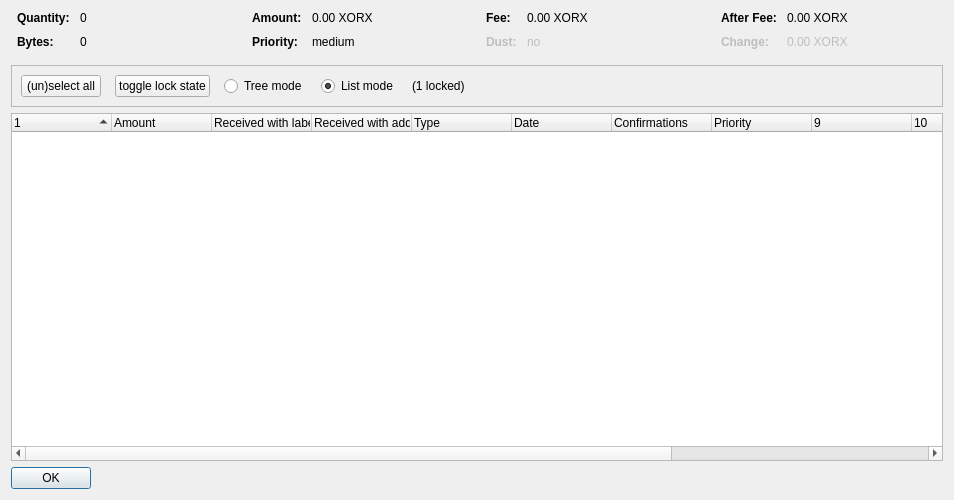
<?xml version="1.0" encoding="UTF-8"?>
<ui version="4.0">
 <class>CoinControlDialog</class>
 <widget class="QDialog" name="CoinControlDialog">
  <property name="geometry">
   <rect>
    <x>0</x>
    <y>0</y>
    <width>954</width>
    <height>500</height>
   </rect>
  </property>
  <property name="windowTitle">
   <string>Coin Selection</string>
  </property>
  <layout class="QVBoxLayout" name="verticalLayout">
   <item>
    <layout class="QHBoxLayout" name="horizontalLayoutTop" stretch="0,0,0,0">
     <property name="topMargin">
      <number>0</number>
     </property>
     <property name="bottomMargin">
      <number>10</number>
     </property>
     <item>
      <layout class="QFormLayout" name="formLayoutCoinControl1">
       <property name="horizontalSpacing">
        <number>10</number>
       </property>
       <property name="verticalSpacing">
        <number>10</number>
       </property>
       <property name="leftMargin">
        <number>6</number>
       </property>
       <property name="rightMargin">
        <number>6</number>
       </property>
       <item row="0" column="0">
        <widget class="QLabel" name="labelCoinControlQuantityText">
         <property name="font">
          <font>
           <weight>75</weight>
           <bold>true</bold>
          </font>
         </property>
         <property name="text">
          <string>Quantity:</string>
         </property>
        </widget>
       </item>
       <item row="0" column="1">
        <widget class="QLabel" name="labelCoinControlQuantity">
         <property name="cursor">
          <cursorShape>IBeamCursor</cursorShape>
         </property>
         <property name="contextMenuPolicy">
          <enum>Qt::ActionsContextMenu</enum>
         </property>
         <property name="text">
          <string notr="true">0</string>
         </property>
         <property name="textInteractionFlags">
          <set>Qt::LinksAccessibleByMouse|Qt::TextSelectableByKeyboard|Qt::TextSelectableByMouse</set>
         </property>
        </widget>
       </item>
       <item row="1" column="0">
        <widget class="QLabel" name="labelCoinControlBytesText">
         <property name="font">
          <font>
           <weight>75</weight>
           <bold>true</bold>
          </font>
         </property>
         <property name="text">
          <string>Bytes:</string>
         </property>
        </widget>
       </item>
       <item row="1" column="1">
        <widget class="QLabel" name="labelCoinControlBytes">
         <property name="cursor">
          <cursorShape>IBeamCursor</cursorShape>
         </property>
         <property name="contextMenuPolicy">
          <enum>Qt::ActionsContextMenu</enum>
         </property>
         <property name="text">
          <string notr="true">0</string>
         </property>
         <property name="textInteractionFlags">
          <set>Qt::LinksAccessibleByMouse|Qt::TextSelectableByKeyboard|Qt::TextSelectableByMouse</set>
         </property>
        </widget>
       </item>
      </layout>
     </item>
     <item>
      <layout class="QFormLayout" name="formLayoutCoinControl2">
       <property name="horizontalSpacing">
        <number>10</number>
       </property>
       <property name="verticalSpacing">
        <number>10</number>
       </property>
       <property name="leftMargin">
        <number>6</number>
       </property>
       <property name="rightMargin">
        <number>6</number>
       </property>
       <item row="0" column="0">
        <widget class="QLabel" name="labelCoinControlAmountText">
         <property name="font">
          <font>
           <weight>75</weight>
           <bold>true</bold>
          </font>
         </property>
         <property name="text">
          <string>Amount:</string>
         </property>
        </widget>
       </item>
       <item row="0" column="1">
        <widget class="QLabel" name="labelCoinControlAmount">
         <property name="cursor">
          <cursorShape>IBeamCursor</cursorShape>
         </property>
         <property name="contextMenuPolicy">
          <enum>Qt::ActionsContextMenu</enum>
         </property>
         <property name="text">
          <string notr="true">0.00 XORX</string>
         </property>
         <property name="textInteractionFlags">
          <set>Qt::LinksAccessibleByMouse|Qt::TextSelectableByKeyboard|Qt::TextSelectableByMouse</set>
         </property>
        </widget>
       </item>
       <item row="1" column="0">
        <widget class="QLabel" name="labelCoinControlPriorityText">
         <property name="font">
          <font>
           <weight>75</weight>
           <bold>true</bold>
          </font>
         </property>
         <property name="text">
          <string>Priority:</string>
         </property>
        </widget>
       </item>
       <item row="1" column="1">
        <widget class="QLabel" name="labelCoinControlPriority">
         <property name="cursor">
          <cursorShape>IBeamCursor</cursorShape>
         </property>
         <property name="contextMenuPolicy">
          <enum>Qt::ActionsContextMenu</enum>
         </property>
         <property name="text">
          <string>medium</string>
         </property>
         <property name="textInteractionFlags">
          <set>Qt::LinksAccessibleByMouse|Qt::TextSelectableByKeyboard|Qt::TextSelectableByMouse</set>
         </property>
        </widget>
       </item>
      </layout>
     </item>
     <item>
      <layout class="QFormLayout" name="formLayoutCoinControl3">
       <property name="horizontalSpacing">
        <number>10</number>
       </property>
       <property name="verticalSpacing">
        <number>10</number>
       </property>
       <property name="leftMargin">
        <number>6</number>
       </property>
       <property name="rightMargin">
        <number>6</number>
       </property>
       <item row="0" column="0">
        <widget class="QLabel" name="labelCoinControlFeeText">
         <property name="font">
          <font>
           <weight>75</weight>
           <bold>true</bold>
          </font>
         </property>
         <property name="text">
          <string>Fee:</string>
         </property>
        </widget>
       </item>
       <item row="0" column="1">
        <widget class="QLabel" name="labelCoinControlFee">
         <property name="cursor">
          <cursorShape>IBeamCursor</cursorShape>
         </property>
         <property name="contextMenuPolicy">
          <enum>Qt::ActionsContextMenu</enum>
         </property>
         <property name="text">
          <string notr="true">0.00 XORX</string>
         </property>
         <property name="textInteractionFlags">
          <set>Qt::LinksAccessibleByMouse|Qt::TextSelectableByKeyboard|Qt::TextSelectableByMouse</set>
         </property>
        </widget>
       </item>
       <item row="1" column="0">
        <widget class="QLabel" name="labelCoinControlLowOutputText">
         <property name="enabled">
          <bool>false</bool>
         </property>
         <property name="font">
          <font>
           <weight>75</weight>
           <bold>true</bold>
          </font>
         </property>
         <property name="text">
          <string>Dust:</string>
         </property>
        </widget>
       </item>
       <item row="1" column="1">
        <widget class="QLabel" name="labelCoinControlLowOutput">
         <property name="enabled">
          <bool>false</bool>
         </property>
         <property name="cursor">
          <cursorShape>IBeamCursor</cursorShape>
         </property>
         <property name="contextMenuPolicy">
          <enum>Qt::ActionsContextMenu</enum>
         </property>
         <property name="text">
          <string>no</string>
         </property>
         <property name="textInteractionFlags">
          <set>Qt::LinksAccessibleByMouse|Qt::TextSelectableByKeyboard|Qt::TextSelectableByMouse</set>
         </property>
        </widget>
       </item>
      </layout>
     </item>
     <item>
      <layout class="QFormLayout" name="formLayoutCoinControl4">
       <property name="horizontalSpacing">
        <number>10</number>
       </property>
       <property name="verticalSpacing">
        <number>10</number>
       </property>
       <property name="leftMargin">
        <number>6</number>
       </property>
       <property name="rightMargin">
        <number>6</number>
       </property>
       <item row="0" column="0">
        <widget class="QLabel" name="labelCoinControlAfterFeeText">
         <property name="font">
          <font>
           <weight>75</weight>
           <bold>true</bold>
          </font>
         </property>
         <property name="text">
          <string>After Fee:</string>
         </property>
        </widget>
       </item>
       <item row="0" column="1">
        <widget class="QLabel" name="labelCoinControlAfterFee">
         <property name="cursor">
          <cursorShape>IBeamCursor</cursorShape>
         </property>
         <property name="contextMenuPolicy">
          <enum>Qt::ActionsContextMenu</enum>
         </property>
         <property name="text">
          <string notr="true">0.00 XORX</string>
         </property>
         <property name="textInteractionFlags">
          <set>Qt::LinksAccessibleByMouse|Qt::TextSelectableByKeyboard|Qt::TextSelectableByMouse</set>
         </property>
        </widget>
       </item>
       <item row="1" column="0">
        <widget class="QLabel" name="labelCoinControlChangeText">
         <property name="enabled">
          <bool>false</bool>
         </property>
         <property name="font">
          <font>
           <weight>75</weight>
           <bold>true</bold>
          </font>
         </property>
         <property name="text">
          <string>Change:</string>
         </property>
        </widget>
       </item>
       <item row="1" column="1">
        <widget class="QLabel" name="labelCoinControlChange">
         <property name="enabled">
          <bool>false</bool>
         </property>
         <property name="cursor">
          <cursorShape>IBeamCursor</cursorShape>
         </property>
         <property name="contextMenuPolicy">
          <enum>Qt::ActionsContextMenu</enum>
         </property>
         <property name="text">
          <string notr="true">0.00 XORX</string>
         </property>
         <property name="textInteractionFlags">
          <set>Qt::LinksAccessibleByMouse|Qt::TextSelectableByKeyboard|Qt::TextSelectableByMouse</set>
         </property>
        </widget>
       </item>
      </layout>
     </item>
    </layout>
   </item>
   <item>
    <widget class="QFrame" name="frame">
     <property name="minimumSize">
      <size>
       <width>0</width>
       <height>40</height>
      </size>
     </property>
     <property name="frameShape">
      <enum>QFrame::StyledPanel</enum>
     </property>
     <property name="frameShadow">
      <enum>QFrame::Sunken</enum>
     </property>
     <layout class="QHBoxLayout" name="horizontalLayout">
      <item>
       <layout class="QHBoxLayout" name="horizontalLayoutPanel" stretch="0,0,0,0,0,0">
        <property name="spacing">
         <number>14</number>
        </property>
        <item>
         <widget class="QPushButton" name="pushButtonSelectAll">
          <property name="sizePolicy">
           <sizepolicy hsizetype="Maximum" vsizetype="Fixed">
            <horstretch>0</horstretch>
            <verstretch>0</verstretch>
           </sizepolicy>
          </property>
          <property name="text">
           <string>(un)select all</string>
          </property>
          <property name="autoDefault">
           <bool>false</bool>
          </property>
         </widget>
        </item>
        <item>
         <widget class="QPushButton" name="pushButtonToggleLock">
          <property name="sizePolicy">
           <sizepolicy hsizetype="Maximum" vsizetype="Fixed">
            <horstretch>0</horstretch>
            <verstretch>0</verstretch>
           </sizepolicy>
          </property>
          <property name="text">
           <string>toggle lock state</string>
          </property>
          <property name="autoDefault">
           <bool>false</bool>
          </property>
         </widget>
        </item>
        <item>
         <widget class="QRadioButton" name="radioTreeMode">
          <property name="sizePolicy">
           <sizepolicy hsizetype="Maximum" vsizetype="Fixed">
            <horstretch>0</horstretch>
            <verstretch>0</verstretch>
           </sizepolicy>
          </property>
          <property name="text">
           <string>Tree mode</string>
          </property>
         </widget>
        </item>
        <item>
         <widget class="QRadioButton" name="radioListMode">
          <property name="sizePolicy">
           <sizepolicy hsizetype="Maximum" vsizetype="Fixed">
            <horstretch>0</horstretch>
            <verstretch>0</verstretch>
           </sizepolicy>
          </property>
          <property name="text">
           <string>List mode</string>
          </property>
          <property name="checked">
           <bool>true</bool>
          </property>
         </widget>
        </item>
        <item>
         <widget class="QLabel" name="labelLocked">
          <property name="text">
           <string>(1 locked)</string>
          </property>
         </widget>
        </item>
        <item>
         <spacer name="horizontalSpacer">
          <property name="orientation">
           <enum>Qt::Horizontal</enum>
          </property>
          <property name="sizeHint" stdset="0">
           <size>
            <width>40</width>
            <height>20</height>
           </size>
          </property>
         </spacer>
        </item>
       </layout>
      </item>
     </layout>
    </widget>
   </item>
   <item>
    <widget class="CoinControlTreeWidget" name="treeWidget">
     <property name="contextMenuPolicy">
      <enum>Qt::CustomContextMenu</enum>
     </property>
     <property name="sortingEnabled">
      <bool>false</bool>
     </property>
     <property name="columnCount">
      <number>13</number>
     </property>
     <attribute name="headerShowSortIndicator" stdset="0">
      <bool>true</bool>
     </attribute>
     <attribute name="headerStretchLastSection">
      <bool>false</bool>
     </attribute>
     <column>
      <property name="text">
       <string/>
      </property>
     </column>
     <column>
      <property name="text">
       <string>Amount</string>
      </property>
     </column>
     <column>
      <property name="text">
       <string>Received with label</string>
      </property>
     </column>
     <column>
      <property name="text">
       <string>Received with address</string>
      </property>
     </column>
     <column>
      <property name="text">
	<string>Type</string>
      </property>
     </column>
     <column>
      <property name="text">	 
       <string>Date</string>
      </property>
     </column>
     <column>
      <property name="text">
       <string>Confirmations</string>
      </property>
      <property name="toolTip">
       <string>Confirmed</string>
      </property>
     </column>
     <column>
      <property name="text">
       <string>Priority</string>
      </property>
     </column>
     <column>
      <property name="text">
       <string/>
      </property>
     </column>
     <column>
      <property name="text">
       <string/>
      </property>
     </column>
     <column>
      <property name="text">
       <string/>
      </property>
     </column>
     <column>
      <property name="text">
       <string/>
      </property>
     </column>
     <column>
      <property name="text">
       <string/>
      </property>
     </column>
    </widget>
   </item>
   <item>
    <widget class="QDialogButtonBox" name="buttonBox">
     <property name="sizePolicy">
      <sizepolicy hsizetype="Maximum" vsizetype="Fixed">
       <horstretch>0</horstretch>
       <verstretch>0</verstretch>
      </sizepolicy>
     </property>
     <property name="orientation">
      <enum>Qt::Horizontal</enum>
     </property>
     <property name="standardButtons">
      <set>QDialogButtonBox::Ok</set>
     </property>
    </widget>
   </item>
  </layout>
 </widget>
 <customwidgets>
  <customwidget>
   <class>CoinControlTreeWidget</class>
   <extends>QTreeWidget</extends>
   <header>coincontroltreewidget.h</header>
  </customwidget>
 </customwidgets>
 <resources/>
 <connections/>
</ui>
